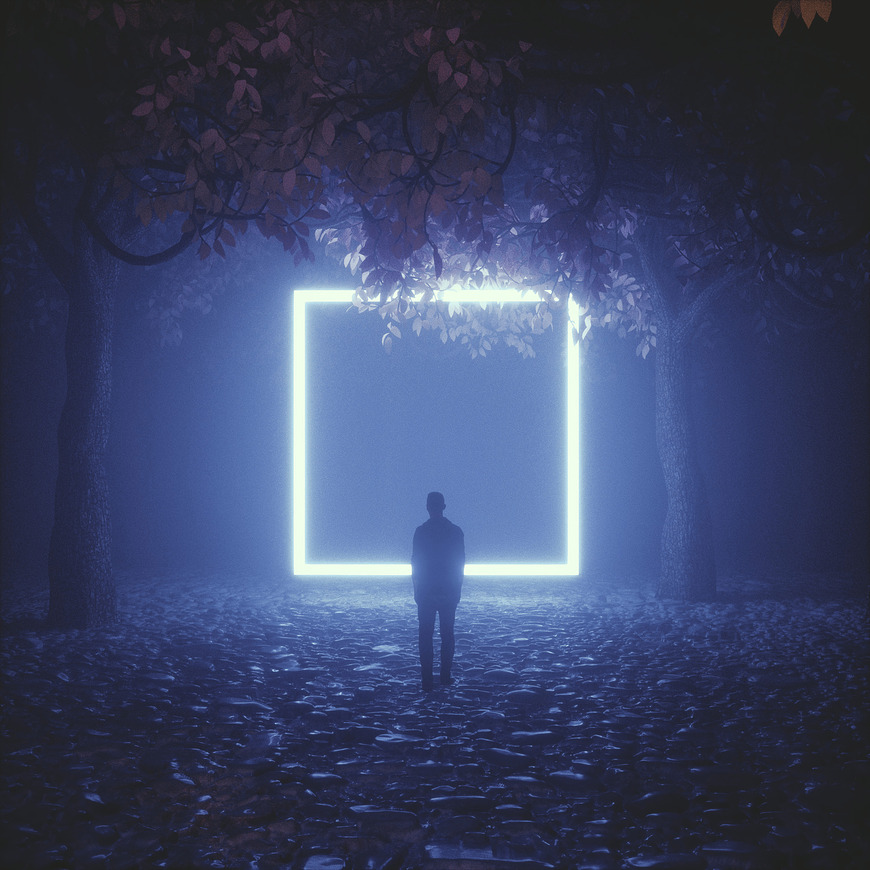
//> input picture D1/img1.jpeg, 870 x 870 px
$ ./TestDelivery1 img1.jpeg '(1' 'imagem)'   (built with g++ and OpenCV 4)
//> lines starting //> are read from the running program, lines starting //| are printed output that depends on the picture; after the words box and inside, x2 and y2 are one past the last pixel; in counts of white or black regions, pixels touching at a corner belong together
#include <opencv2/opencv.hpp>
#include <iostream>
#include <vector>
#include <cmath>
#include <chrono>

//  g++ TestDelivery1.cpp -o TestDelivery1 `pkg-config --cflags --libs opencv4`
//  ./TestDelivery1 img1.jpeg (1 imagem)
//  ./TestDelivery1 img1.jpeg img2.jpeg   (comparar 2 imagens)

// Função para calcular o histograma de uma imagem em escala de cinzento
void printHistogram(const cv::Mat& grayImage) {
    int histSize = 256;
    float range[] = {0, 256};
    const float* histRange = {range};
    cv::Mat hist;
    cv::calcHist(&grayImage, 1, 0, cv::Mat(), hist, 1, &histSize, &histRange);
    std::cout << "\nHistograma (primeiros 16 valores): ";
    for (int i = 0; i < 16; ++i) {
        std::cout << hist.at<float>(i) << " ";
    }
    std::cout << "..." << std::endl;
}

// Função para aplicar filtro Gaussiano e mostrar métricas
void testGaussianBlur(const cv::Mat& image) {
    std::vector<int> kernelSizes = {3, 7, 15};
    std::cout << "\n--- Teste de Filtro Gaussiano ---" << std::endl;
    for (int k : kernelSizes) {
        cv::Mat blurred;
        cv::GaussianBlur(image, blurred, cv::Size(k, k), 0);
        double mse = cv::norm(image, blurred, cv::NORM_L2SQR) / (image.total());
        double psnr = (mse == 0) ? 100.0 : 10.0 * log10(255 * 255 / mse);
        std::cout << "Kernel " << k << "x" << k << " | MSE: " << mse << " | PSNR: " << psnr << " dB" << std::endl;
    }
}

// Função para quantizar imagem
void quantize(cv::Mat& image, int q) {
    int r = 256 / q;
    for (int row = 0; row < image.rows; row++)
        for (int col = 0; col < image.cols; col++)
            image.at<uchar>(row, col) = (image.at<uchar>(row, col) / r) * r;
}

// Função para calcular MSE
double calculateMSE(const cv::Mat& img1, const cv::Mat& img2) {
    cv::Mat diff;
    cv::absdiff(img1, img2, diff);
    diff.convertTo(diff, CV_32F);
    diff = diff.mul(diff);
    return cv::mean(diff)[0];
}

// Função para calcular PSNR
double calculatePSNR(double mse) {
    if (mse == 0) return 100.0;
    return 10.0 * log10((255 * 255) / mse);
}

// Função para testar quantização
void testQuantization(const cv::Mat& grayImage) {
    std::cout << "\n--- Teste de Quantização ---" << std::endl;
    for (int q = 2; q <= 16; q *= 2) {
        cv::Mat quantized = grayImage.clone();
        quantize(quantized, q);
        double mse = calculateMSE(grayImage, quantized);
        double psnr = calculatePSNR(mse);
        std::cout << "Níveis: " << q << " | MSE: " << mse << " | PSNR: " << psnr << " dB" << std::endl;
    }
}

// Função para testar diferença entre duas imagens
void testDifference(const cv::Mat& img1, const cv::Mat& img2) {
    std::cout << "\n--- Teste de Diferença entre Imagens ---" << std::endl;
    if (img1.size() != img2.size() || img1.type() != img2.type()) {
        std::cout << "Imagens incompatíveis para comparação!" << std::endl;
        return;
    }
    double mse = calculateMSE(img1, img2);
    double psnr = calculatePSNR(mse);
    std::cout << "MSE: " << mse << " | PSNR: " << psnr << " dB" << std::endl;
}

int main(int argc, char** argv) {
    using namespace std::chrono;
    std::cout << "==== Teste Delivery 1 ====" << std::endl;
    if (argc < 2) {
        std::cout << "Uso: " << argv[0] << " <imagem1> [imagem2]" << std::endl;
        return -1;
    }

    auto t_start = high_resolution_clock::now();
    // Carregar imagem principal
    auto t_load_start = high_resolution_clock::now();
    cv::Mat image = cv::imread(argv[1], cv::IMREAD_COLOR);
//> image is the input picture: 870 rows x 870 cols, CV_8UC3; mean B, G, R 101.1, 68.5, 59.2
    auto t_load_end = high_resolution_clock::now();
    if (image.empty()) {
        std::cout << "Erro ao carregar a imagem principal!" << std::endl;
        return -1;
    }
    std::cout << "Imagem carregada: " << argv[1] << " (" << image.cols << "x" << image.rows << ")" << std::endl;
//| Imagem carregada: img1.jpeg (870x870)
    std::cout << "Tempo de carregamento: " << duration_cast<milliseconds>(t_load_end - t_load_start).count() << " ms" << std::endl;

    // Separar canais e converter para cinzento
    auto t_gray_start = high_resolution_clock::now();
    cv::Mat grayImage;
    cv::cvtColor(image, grayImage, cv::COLOR_BGR2GRAY);
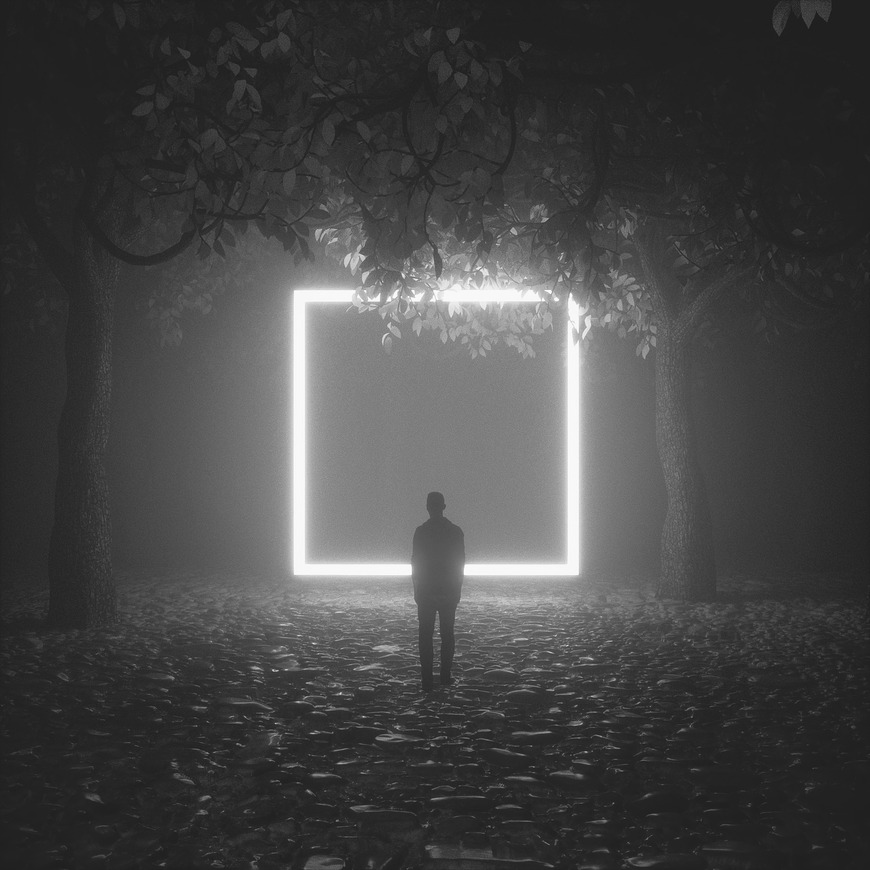
//> grayImage: 870 rows x 870 cols, CV_8UC1; min 24, max 254, mean 69.4
    auto t_gray_end = high_resolution_clock::now();
    std::cout << "Imagem convertida para escala de cinzento." << std::endl;
    std::cout << "Tempo de conversão para cinzento: " << duration_cast<milliseconds>(t_gray_end - t_gray_start).count() << " ms" << std::endl;

    // Histograma
    auto t_hist_start = high_resolution_clock::now();
    printHistogram(grayImage);
//> in printHistogram, `cv::calcHist(&grayImage, 1, 0, cv::Mat(), hist, 1, &histSize, &histRan..`: hist = 256 values, max 32621 at index 33, min 0 at index 0, mean 2956.6
//> the loop in printHistogram, `for (int i = 0; i < 16; ++i)` made 16 passes
//| 0 0 0 0 0 0 0 0
//> (output is shown up to pass 8 of 16)
    auto t_hist_end = high_resolution_clock::now();
    std::cout << "Tempo de cálculo do histograma: " << duration_cast<milliseconds>(t_hist_end - t_hist_start).count() << " ms" << std::endl;

    // Filtros
    auto t_filtros_start = high_resolution_clock::now();
    testGaussianBlur(grayImage);
//> the loop in testGaussianBlur, `for (int k : kernelSizes)` made 3 passes
//> (mse, psnr) on passes 1 to 3: (10.92, 37.75), (24.27, 34.28), (37.85, 32.35)
//| Kernel 3x3 | MSE: 10.9182 | PSNR: 37.7493 dB
//| Kernel 7x7 | MSE: 24.2723 | PSNR: 34.2797 dB
//| Kernel 15x15 | MSE: 37.8474 | PSNR: 32.3504 dB
    auto t_filtros_end = high_resolution_clock::now();
    std::cout << "Tempo de filtros gaussianos: " << duration_cast<milliseconds>(t_filtros_end - t_filtros_start).count() << " ms" << std::endl;

    // Quantização
    auto t_quant_start = high_resolution_clock::now();
    testQuantization(grayImage);
//> the loop in testQuantization, `for (int q = 2; q <= 16; q *= 2)` made 4 passes
//> (mse, psnr) on passes 1 to 4: (3642.1, 12.52), (1573.8, 16.16), (220.9, 24.69), (65.49, 29.97)
//| Níveis: 2 | MSE: 3642.05 | PSNR: 12.5173 dB
//| Níveis: 4 | MSE: 1573.83 | PSNR: 16.1612 dB
//| Níveis: 8 | MSE: 220.909 | PSNR: 24.6887 dB
//| Níveis: 16 | MSE: 65.49 | PSNR: 29.9691 dB
//> pass 1, in testQuantization, `quantize(quantized, q);`:
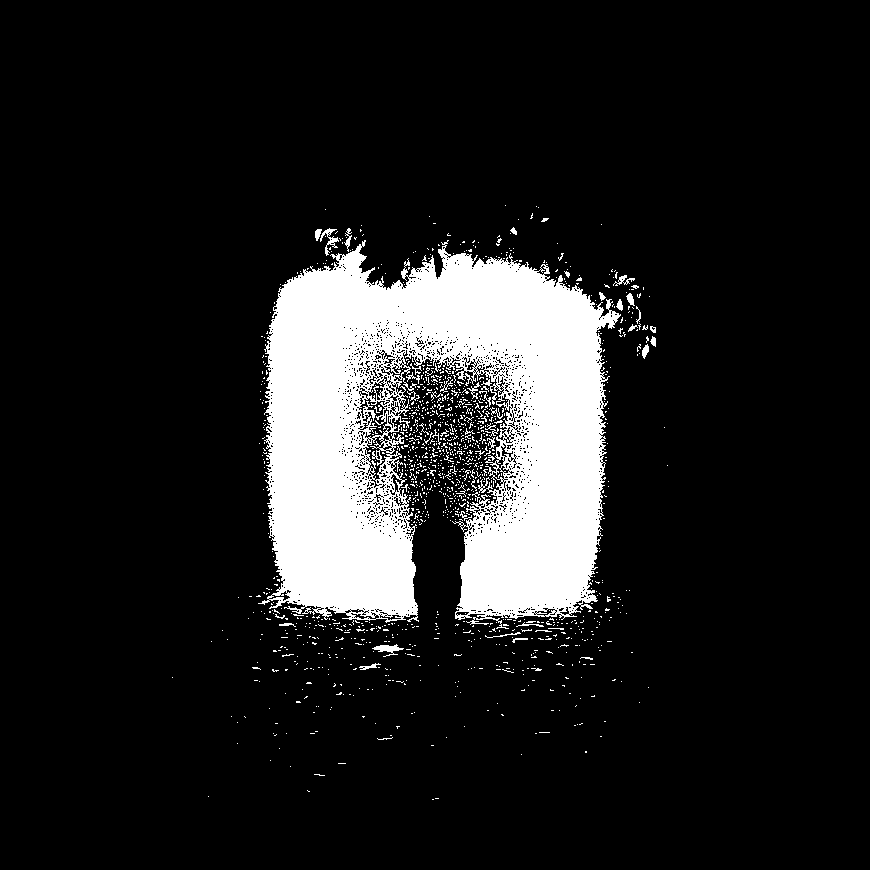
//> quantized: 870 rows x 870 cols, CV_8UC1; values 0 (black) and 128 (white), 12.6% white; 1291 white regions (1245 under 20 px), largest, box (x1, y1, x2, y2) and area: (258, 240, 621, 629) 89299, (372, 644, 404, 657) 170, (320, 228, 339, 256) 163
//> pass 1, in calculateMSE, `cv::absdiff(img1, img2, diff);`:
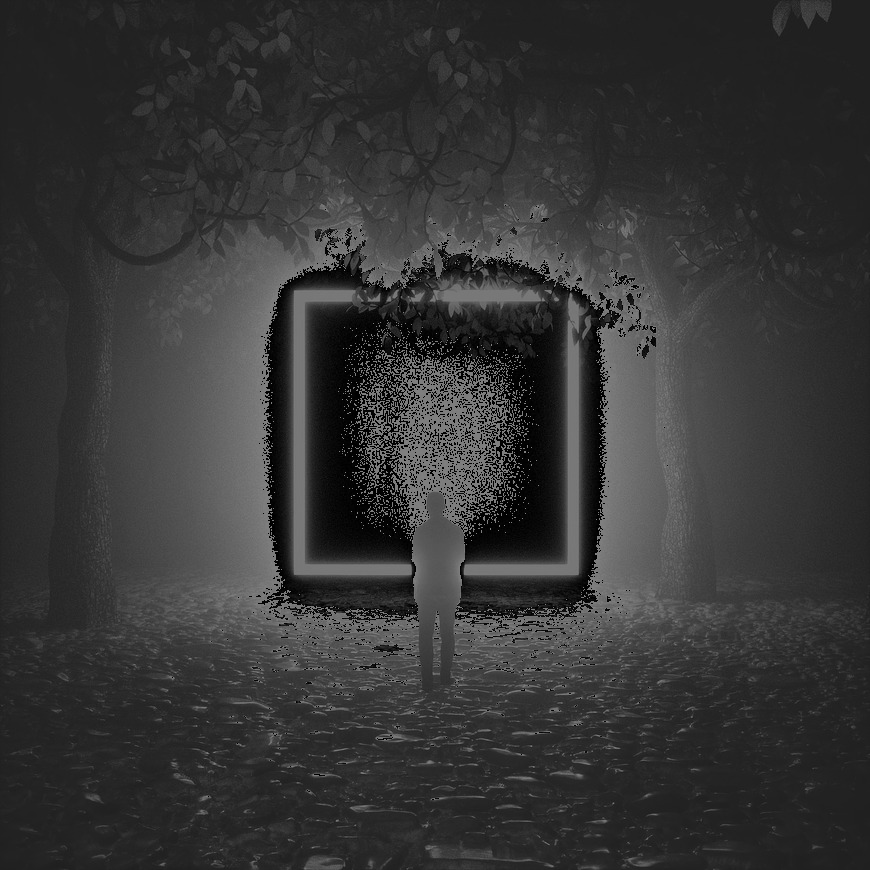
//> diff: 870 rows x 870 cols, CV_8UC1; min 0, max 127, mean 53.3
//> pass 1, in calculateMSE, `diff = diff.mul(diff);`:
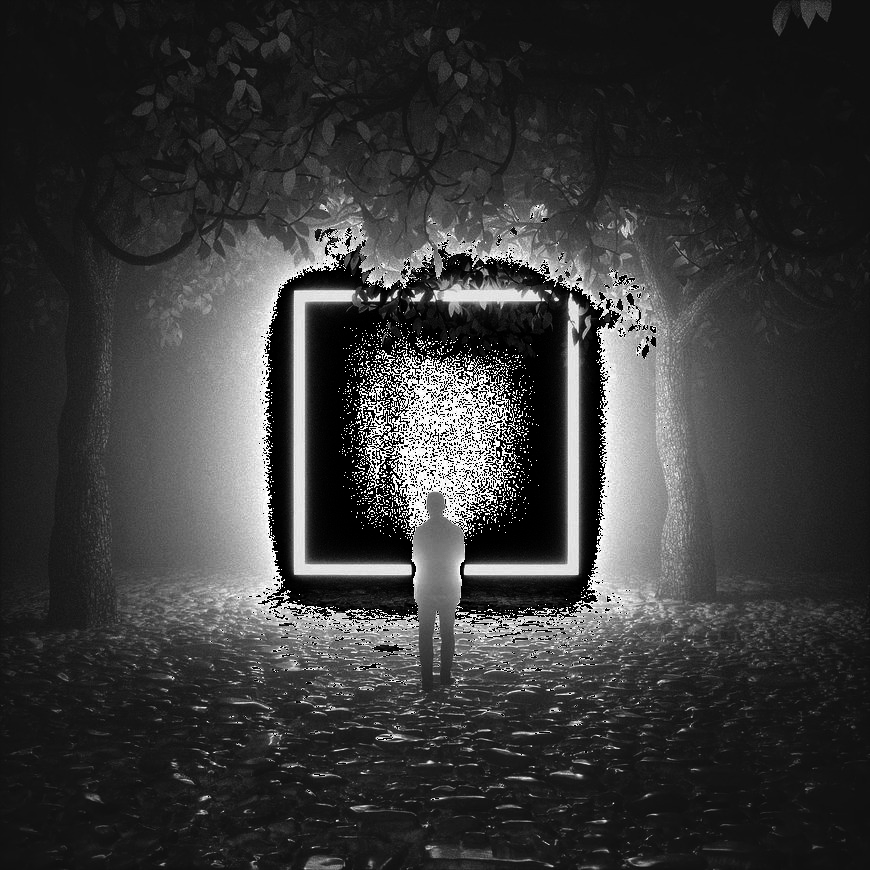
//> diff: 870 rows x 870 cols, CV_32FC1; min 0, max 16129, mean 3642.1; drawn with min black and max white
    auto t_quant_end = high_resolution_clock::now();
    std::cout << "Tempo de quantização: " << duration_cast<milliseconds>(t_quant_end - t_quant_start).count() << " ms" << std::endl;

    // Se fornecida, comparar com segunda imagem
    if (argc >= 3) {
        auto t_cmp_start = high_resolution_clock::now();
        cv::Mat image2 = cv::imread(argv[2], cv::IMREAD_COLOR);
//> (1 cannot be read in this run, so this picture is empty
        if (image2.empty()) {
            std::cout << "Erro ao carregar a segunda imagem!" << std::endl;
        } else {
            cv::Mat gray2;
            cv::cvtColor(image2, gray2, cv::COLOR_BGR2GRAY);
            testDifference(grayImage, gray2);
        }
        auto t_cmp_end = high_resolution_clock::now();
        std::cout << "Tempo de comparação entre imagens: " << duration_cast<milliseconds>(t_cmp_end - t_cmp_start).count() << " ms" << std::endl;
    }
    auto t_end = high_resolution_clock::now();
    std::cout << "\nTempo total de execução: " << duration_cast<milliseconds>(t_end - t_start).count() << " ms" << std::endl;
    std::cout << "\n==== Fim dos Testes ====" << std::endl;
    return 0;
}
